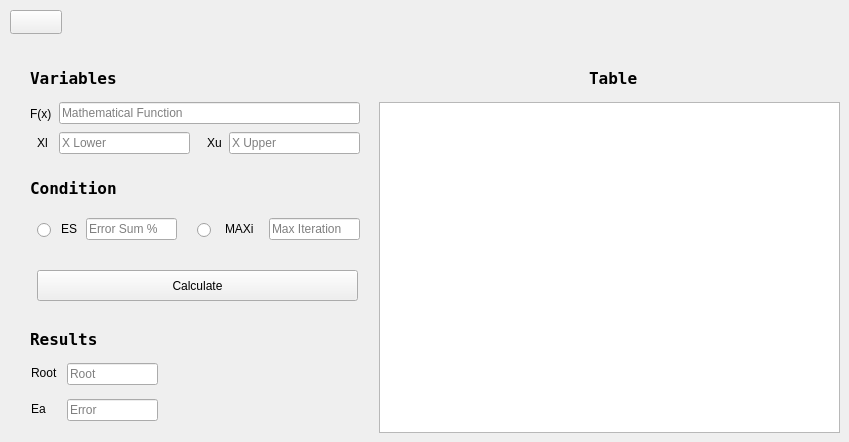
   <widget class="QWidget" name="bisection_tab">
    <attribute name="title">
     <string>Bisection</string>
    </attribute>
    <widget class="QPushButton" name="back">
     <property name="geometry">
      <rect>
       <x>10</x>
       <y>10</y>
       <width>52</width>
       <height>24</height>
      </rect>
     </property>
     <property name="text">
      <string/>
     </property>
     <property name="icon">
      <iconset>
       <normaloff>arrow.png</normaloff>arrow.png</iconset>
     </property>
    </widget>
    <widget class="QLineEdit" name="fx_input_bisection">
     <property name="geometry">
      <rect>
       <x>59</x>
       <y>102</y>
       <width>301</width>
       <height>22</height>
      </rect>
     </property>
     <property name="placeholderText">
      <string>Mathematical Function</string>
     </property>
    </widget>
    <widget class="QLabel" name="Variables_text_bisection">
     <property name="geometry">
      <rect>
       <x>30</x>
       <y>70</y>
       <width>131</width>
       <height>16</height>
      </rect>
     </property>
     <property name="font">
      <font>
       <family>Terminal</family>
       <pointsize>12</pointsize>
       <bold>true</bold>
      </font>
     </property>
     <property name="text">
      <string>Variables</string>
     </property>
    </widget>
    <widget class="QLabel" name="fx_text_bisection">
     <property name="geometry">
      <rect>
       <x>30</x>
       <y>106</y>
       <width>21</width>
       <height>16</height>
      </rect>
     </property>
     <property name="text">
      <string>F(x)</string>
     </property>
    </widget>
    <widget class="QLabel" name="Xl_text_bisection">
     <property name="geometry">
      <rect>
       <x>37</x>
       <y>135</y>
       <width>21</width>
       <height>16</height>
      </rect>
     </property>
     <property name="text">
      <string>Xl</string>
     </property>
    </widget>
    <widget class="QLineEdit" name="xl_input_bisection">
     <property name="geometry">
      <rect>
       <x>59</x>
       <y>132</y>
       <width>131</width>
       <height>22</height>
      </rect>
     </property>
     <property name="placeholderText">
      <string>X Lower</string>
     </property>
    </widget>
    <widget class="QLabel" name="Xu_text_bisection">
     <property name="geometry">
      <rect>
       <x>207</x>
       <y>135</y>
       <width>21</width>
       <height>16</height>
      </rect>
     </property>
     <property name="text">
      <string>Xu</string>
     </property>
    </widget>
    <widget class="QLineEdit" name="xu_input_bisection">
     <property name="geometry">
      <rect>
       <x>229</x>
       <y>132</y>
       <width>131</width>
       <height>22</height>
      </rect>
     </property>
     <property name="placeholderText">
      <string>X Upper</string>
     </property>
    </widget>
    <widget class="QLabel" name="Condition_text_bisection">
     <property name="geometry">
      <rect>
       <x>30</x>
       <y>180</y>
       <width>131</width>
       <height>16</height>
      </rect>
     </property>
     <property name="font">
      <font>
       <family>Terminal</family>
       <pointsize>12</pointsize>
       <bold>true</bold>
      </font>
     </property>
     <property name="text">
      <string>Condition</string>
     </property>
    </widget>
    <widget class="QRadioButton" name="es_radio_btn">
     <property name="geometry">
      <rect>
       <x>37</x>
       <y>220</y>
       <width>21</width>
       <height>20</height>
      </rect>
     </property>
     <property name="text">
      <string/>
     </property>
    </widget>
    <widget class="QRadioButton" name="maxi_radio_btn">
     <property name="geometry">
      <rect>
       <x>197</x>
       <y>220</y>
       <width>21</width>
       <height>20</height>
      </rect>
     </property>
     <property name="text">
      <string/>
     </property>
    </widget>
    <widget class="QLineEdit" name="es_input_bisection">
     <property name="geometry">
      <rect>
       <x>86</x>
       <y>218</y>
       <width>91</width>
       <height>22</height>
      </rect>
     </property>
     <property name="placeholderText">
      <string>Error Sum %</string>
     </property>
    </widget>
    <widget class="QLabel" name="ES_text_bisection">
     <property name="geometry">
      <rect>
       <x>61</x>
       <y>221</y>
       <width>16</width>
       <height>16</height>
      </rect>
     </property>
     <property name="text">
      <string>ES</string>
     </property>
    </widget>
    <widget class="QLabel" name="MAXi_text_bisection">
     <property name="geometry">
      <rect>
       <x>225</x>
       <y>221</y>
       <width>41</width>
       <height>16</height>
      </rect>
     </property>
     <property name="text">
      <string>MAXi</string>
     </property>
    </widget>
    <widget class="QLineEdit" name="maxi_input_bisection">
     <property name="geometry">
      <rect>
       <x>269</x>
       <y>218</y>
       <width>91</width>
       <height>22</height>
      </rect>
     </property>
     <property name="placeholderText">
      <string>Max Iteration</string>
     </property>
    </widget>
    <widget class="QLabel" name="Results_text_bisection">
     <property name="geometry">
      <rect>
       <x>30</x>
       <y>331</y>
       <width>131</width>
       <height>16</height>
      </rect>
     </property>
     <property name="font">
      <font>
       <family>Terminal</family>
       <pointsize>12</pointsize>
       <bold>true</bold>
      </font>
     </property>
     <property name="text">
      <string>Results</string>
     </property>
    </widget>
    <widget class="QTableWidget" name="table_bisection">
     <property name="geometry">
      <rect>
       <x>379</x>
       <y>102</y>
       <width>461</width>
       <height>331</height>
      </rect>
     </property>
     <attribute name="horizontalHeaderStretchLastSection">
      <bool>true</bool>
     </attribute>
    </widget>
    <widget class="QLabel" name="Table_text_bisection">
     <property name="geometry">
      <rect>
       <x>589</x>
       <y>70</y>
       <width>71</width>
       <height>16</height>
      </rect>
     </property>
     <property name="font">
      <font>
       <family>Terminal</family>
       <pointsize>12</pointsize>
       <bold>true</bold>
      </font>
     </property>
     <property name="text">
      <string>Table</string>
     </property>
    </widget>
    <widget class="QLineEdit" name="root_result_bisection">
     <property name="geometry">
      <rect>
       <x>67</x>
       <y>363</y>
       <width>91</width>
       <height>22</height>
      </rect>
     </property>
     <property name="placeholderText">
      <string>Root</string>
     </property>
    </widget>
    <widget class="QLabel" name="Root_text_bisection">
     <property name="geometry">
      <rect>
       <x>31</x>
       <y>363</y>
       <width>31</width>
       <height>20</height>
      </rect>
     </property>
     <property name="text">
      <string>Root</string>
     </property>
    </widget>
    <widget class="QLabel" name="Ea_text_bisection">
     <property name="geometry">
      <rect>
       <x>31</x>
       <y>399</y>
       <width>31</width>
       <height>20</height>
      </rect>
     </property>
     <property name="text">
      <string>Ea</string>
     </property>
    </widget>
    <widget class="QLineEdit" name="error_result_bisection">
     <property name="geometry">
      <rect>
       <x>67</x>
       <y>399</y>
       <width>91</width>
       <height>22</height>
      </rect>
     </property>
     <property name="placeholderText">
      <string>Error</string>
     </property>
    </widget>
    <widget class="QPushButton" name="bisection_calc_btn">
     <property name="geometry">
      <rect>
       <x>37</x>
       <y>270</y>
       <width>321</width>
       <height>31</height>
      </rect>
     </property>
     <property name="text">
      <string>Calculate</string>
     </property>
    </widget>
   </widget>
